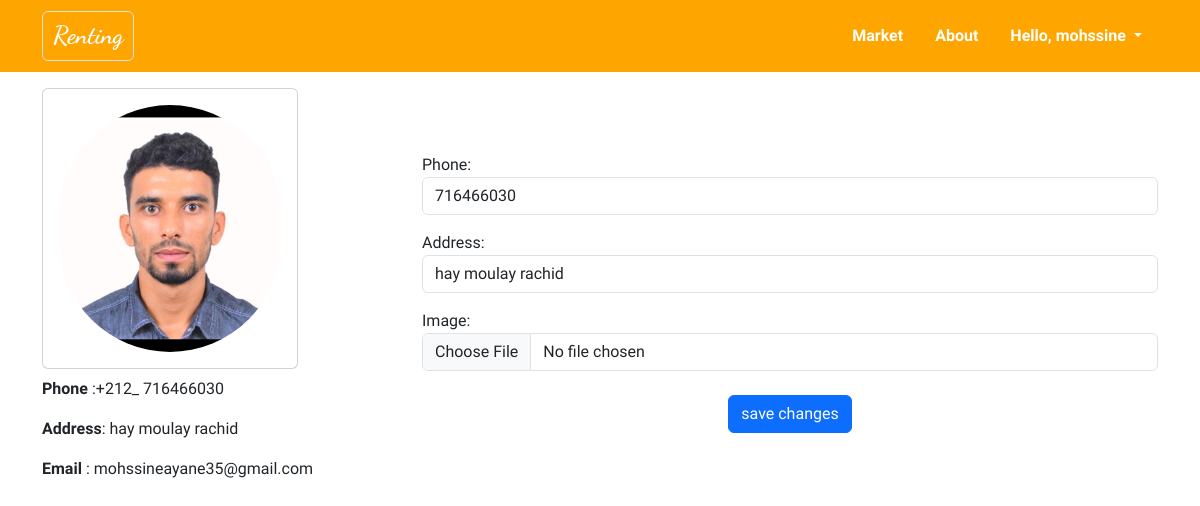
Screenshot of /update_profile (signed in) with the database file from the repository.
### app/models.py (models this page shows, shortened)
class Renter(models.Model):
    user = models.OneToOneField(User, on_delete=models.CASCADE)
    phone = models.PositiveIntegerField(null=True, blank=True)
    address = models.CharField(max_length=200, null=True, blank=True)
    image = models.ImageField(upload_to="profile_images",null=True, blank=True )

### app/views.py (the view, shortened to what this page needs)
# urls.py: path("update_profile", views.update_profile, name="update_profile"),
def update_profile(request):
    renter = Renter.objects.get(user = request.user)
    form = EditProfile(instance = renter)
    context = {"renter": renter, 'form': form}
    return render(request, 'app/accounts/update_profile.html', context)

### app/forms.py
class EditProfile(ModelForm):
    class Meta:
        model = Renter
        fields = ["phone", 'address', "image"]
        widgets = {
            'phone': forms.NumberInput(attrs={"class": "form-control"}),
            'address': forms.TextInput(attrs={"class": "form-control"}),
            'image': forms.FileInput(attrs={"class": "form-control"}),
        }

### app/templates/app/accounts/update_profile.html (shortened to what this page needs)
{% extends 'app/home.html' %}
{% load static %}
{% block content %}
<div class="container mt-3">
  <div class="row d-flex justify-content-center align-items-center">
    <div class="col-lg-4 col-sm-12">
      <div class="card" style="width: 16rem;">
        <div class="card-body text-center">
            {% if renter.image %}
            <img class="card-img-top rounded-pill" src="{{renter.image.url}}" alt="Card image cap">
            {% else %}
            <img class="card-img-top rounded-pill" src="{% static 'images/owner.jpg' %}" alt="Card image cap">
            {% endif %}
          </div>
      </div>
      {% if renter %}
          <div class="persolnal-info mt-2">
            <p><span class="fw-bold">Phone </span>:+212_ <span>{{renter.phone}}</span></p>
            <p><span class="fw-bold">Address</span>: <span>{{renter.address}}</span></p>
            <p><span class="fw-bold">Email</span> : <span>{{renter.user.email}}</span></p>
        </div>
        {% endif %}
    </div>
    <div class="col-lg-8 col-sm-12">
      <form action="" method="POST" enctype="multipart/form-data">
          {{form.as_p}}
            <div class="text-center">
              <input class="btn btn-primary rounded mt-2" type="submit"   value="save changes">
            </div>
      </form>
    </div>
  </div>
</div>
{% endblock content %}

### app/templates/app/nav/nav.html (shortened to what this page needs)
<nav class="navbar navbar-expand-lg sticky-top ">
    <div class="container">
      <a class="navbar-brand logo-title fw-bold border rounded " href="{% url 'index' %}">Renting</a>
      <div class="collapse navbar-collapse" id="navbarSupportedContent">
        <ul class="navbar-nav ms-auto mb-2 mb-lg-0">
          <li class="nav-item">
            <a class="nav-link p-2 p-lg-3 " aria-current="page" href="{% url 'market' %}">Market </a>
          </li>
          <li class="nav-item">
            <a class="nav-link p-2 p-lg-3" href="#">About</a>
          </li>
          {% if request.user.is_authenticated %}
          <li class="nav-item dropdown">
            <a class="nav-link p-2 p-lg-3 dropdown-toggle" href="#" role="button" data-bs-toggle="dropdown" aria-expanded="false">
              Hello, {{user.username}}
            </a>
          </li>
        </ul>
        {% else %}
       <a class="btn btn-primary rounded-bill p-2 p-lg-3" href="{% url 'loginView' %}">Login</a>
       {% endif %}
      </div>
    </div>
  </nav>

### static/css/style.css (style rules this page uses)
body { font-family: 'Balsamiq Sans', cursive; }
.navbar { background-color: orange; }
.logo-title { font-family: 'Dancing Script', cursive; color: white; font-size: 25px; padding-left: 10px; padding-right: 10px; }
.navbar .navbar-nav .nav-link { color: white; font-weight: bold; }

### rows the page displays
Renter: image (placeholder picture), phone "716466030", address "hay moulay rachid", user.email "mohssineayane35@gmail.com"

### other values shown
{{ user.username }} "mohssine"
